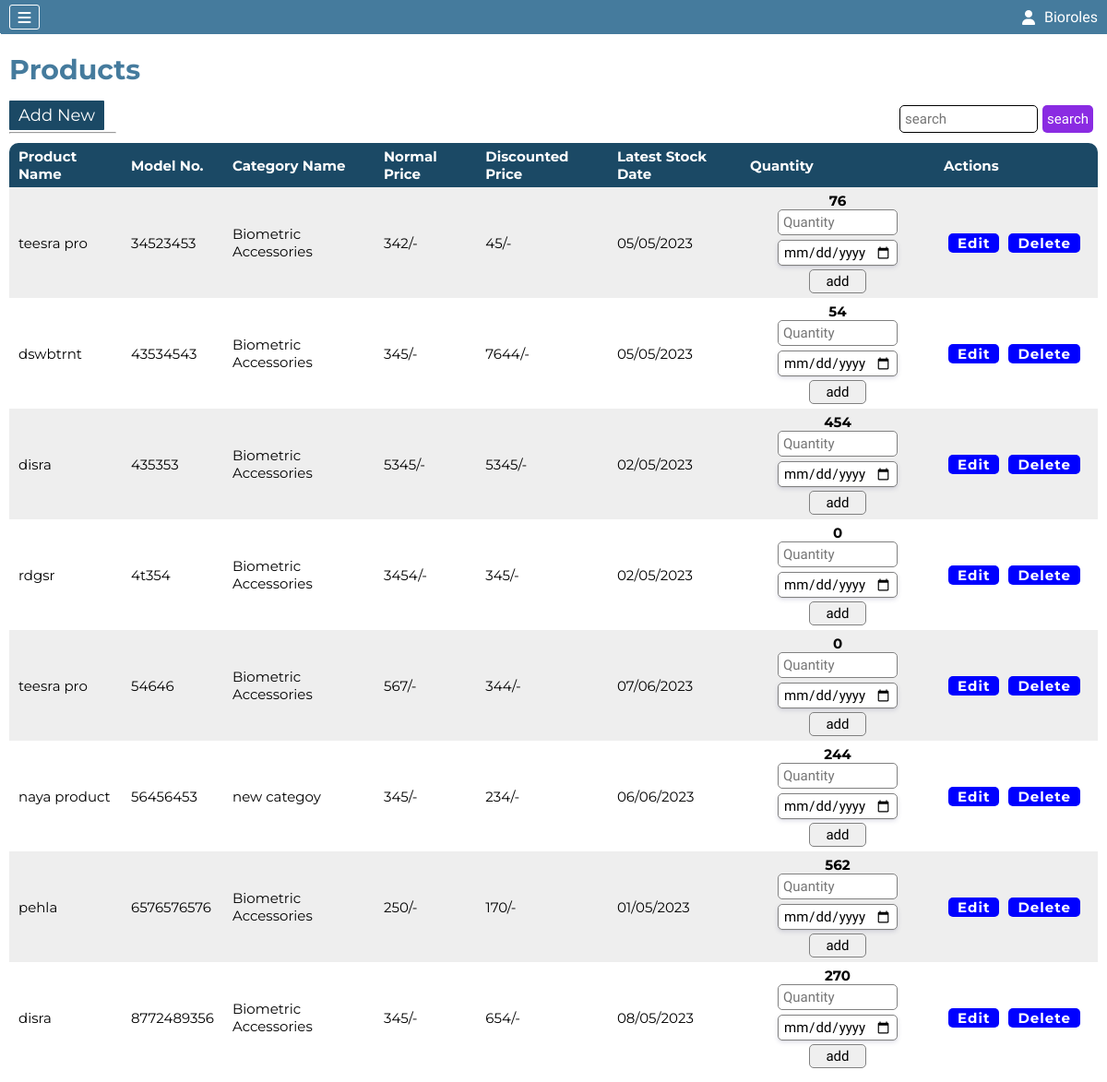
Page /product.php (signed in) on the earlier database version.
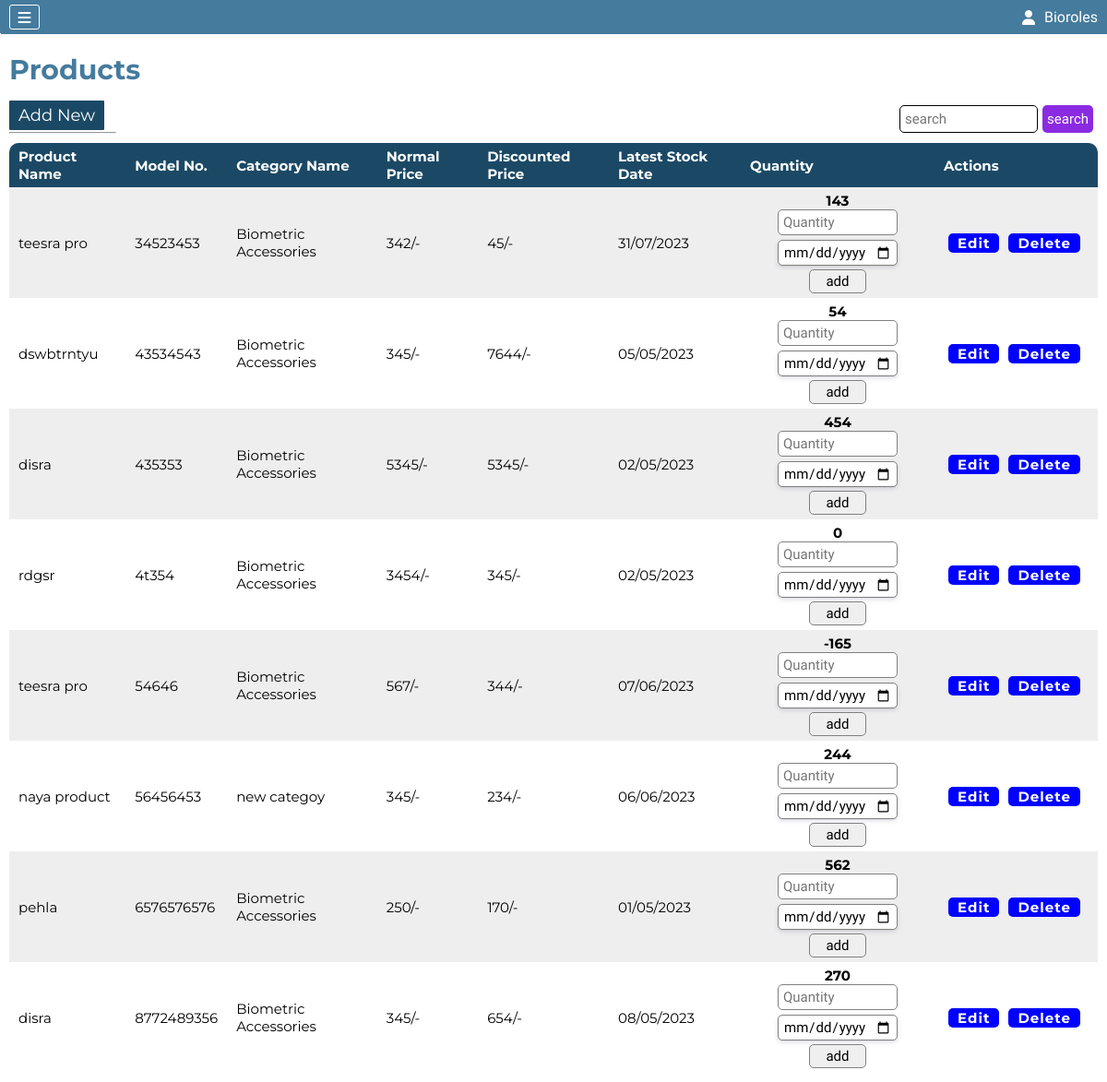
Same page on the later database version.
### tables this page shows
CREATE TABLE `product` (
  `Product_Id` int(11) NOT NULL AUTO_INCREMENT,
  `Product_Name` varchar(50) NOT NULL,
  `Product_Modal_No` varchar(100) NOT NULL,
  `Product_Img` varchar(100) NOT NULL,
  `Normal_Price` int(11) NOT NULL,
  `Discounted_Price` int(11) NOT NULL,
  `Quantity` int(11) NOT NULL,
  `Latest_Stock_Date` date NOT NULL DEFAULT current_timestamp(),
  `P_Category_Id` int(11) NOT NULL,
  PRIMARY KEY (`Product_Id`)
);

CREATE TABLE `pro_category` (
  `P_Category_Id` int(11) NOT NULL AUTO_INCREMENT,
  `P_Category_Name` varchar(100) NOT NULL,
  `P_Category_Image` varchar(100) NOT NULL,
  PRIMARY KEY (`P_Category_Id`)
);

### product.php (the view, shortened to what this page needs)
<?php include "./components/header.php" ?>
<?php
$date=date("Y-m-d");
?>
<section class="machinePage">
    <h2>Products</h2>
    <div class="crudBtn">
        <div class="add">
            <a href="addProductForm.php">Add New</a>
            <hr class="hrline">
        </div>
        <div class="search">
            <form action="" method="post">
                <input type="text" name="search" value="<?php echo isset($_POST['search'])?$_POST['search']:"" ?>" placeholder="search">
                <input type="submit" value="search">
            </form>
        </div>
    </div>
    <div class="machineContainer">
        <table>
            <thead>
                <tr>
                    <th>Product Name</th>
                    <th>Model No.</th>
                    <th>Category Name</th>
                    <th>Normal Price</th>
                    <th>Discounted Price</th>
                    <th>Latest Stock Date</th>
                    <th>Quantity</th>
                    <th>Actions</th>
                </tr>
            </thead>
            <tbody>
                <?php
                if(isset($_POST['search'])){
                    $search=$_POST['search'];
                    $sql="select * from product join pro_category on product.`P_Category_Id`=pro_category.`P_Category_Id` where `Product_Name` like '%$search%' or `Product_Modal_No` like '%$search%' order by `Product_Modal_No`";
                }else{
                    $sql="select * from product join pro_category on product.`P_Category_Id`=pro_category.`P_Category_Id` order by `Product_Modal_No`";
                }
                $result=mysqli_query($conn,$sql);
                if(mysqli_num_rows($result)>0){
                    while($row=mysqli_fetch_assoc($result)){
                ?>
                <tr>
                    <td><?php echo $row['Product_Name'] ?></td>
                    <td><?php echo $row['Product_Modal_No'] ?></td>
                    <td><?php echo $row['P_Category_Name'] ?></td>
                    <td><?php echo $row['Normal_Price'] ?>/-</td>
                    <td><?php echo $row['Discounted_Price'] ?>/-</td>
                    <td><?php echo implode("/",array_reverse(explode("-",$row['Latest_Stock_Date']))) ?></td>
                    <td>
                        <p><?php echo $row['Quantity'] ?></p>
                        <form action="product.php" method="post">
                            <input type="number" name="quantity" min="1" placeholder="Quantity" required>
                            <input type="date" name="newDate" id="newDate" max="<?php echo $date ?>" required>
                            <input type="submit" value="add">
                        </form>
                    </td>
                    <td><a href="updateProductForm.php?pid=<?php echo $row['Product_Id'] ?>">Edit</a><a href="product.php?dpid=<?php echo $row['Product_Id'] ?>">Delete</Button></a>
                </tr>
                <?php
                    }
                }else{
                ?>
                <tr>
                    <td colspan="10" style="text-align:center;font-size:20px">No Product Added</td>
                </tr>
                <?php
                }
                ?>
            </tbody>
        </table>
    </div>
</section>
<?php include "./components/footer.php" ?>

Differences in the rows shown:
changed product (number 1 of 8 on the later page): Latest_Stock_Date "05/05/2023" → "31/07/2023"; Quantity "76" → "143"
changed product: Product_Name "dswbtrnt" → "dswbtrntyu"
changed product (number 5 of 8 on the later page): Quantity "0" → "-165"
